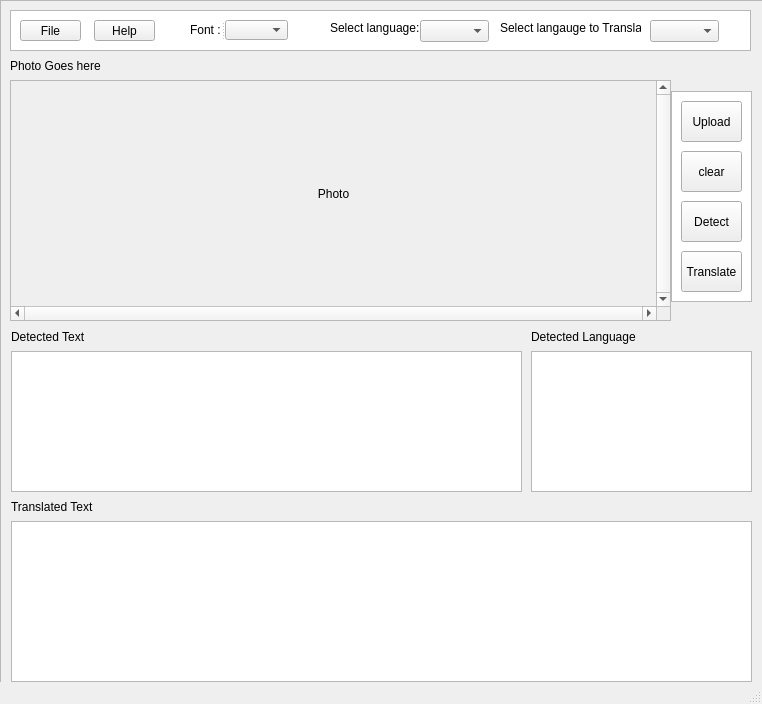
<?xml version="1.0" encoding="UTF-8"?>
<ui version="4.0">
 <class>MainWindow</class>
 <widget class="QMainWindow" name="MainWindow">
  <property name="geometry">
   <rect>
    <x>0</x>
    <y>0</y>
    <width>762</width>
    <height>704</height>
   </rect>
  </property>
  <property name="windowTitle">
   <string>MainWindow</string>
  </property>
  <widget class="QWidget" name="centralwidget">
   <widget class="QListWidget" name="listWidget_2">
    <property name="geometry">
     <rect>
      <x>10</x>
      <y>10</y>
      <width>741</width>
      <height>41</height>
     </rect>
    </property>
   </widget>
   <widget class="QScrollArea" name="scrollArea">
    <property name="geometry">
     <rect>
      <x>10</x>
      <y>80</y>
      <width>661</width>
      <height>241</height>
     </rect>
    </property>
    <property name="verticalScrollBarPolicy">
     <enum>Qt::ScrollBarAlwaysOn</enum>
    </property>
    <property name="horizontalScrollBarPolicy">
     <enum>Qt::ScrollBarAlwaysOn</enum>
    </property>
    <property name="widgetResizable">
     <bool>true</bool>
    </property>
    <widget class="QWidget" name="scrollAreaWidgetContents">
     <property name="geometry">
      <rect>
       <x>0</x>
       <y>0</y>
       <width>642</width>
       <height>222</height>
      </rect>
     </property>
     <layout class="QGridLayout" name="gridLayout">
      <item row="0" column="0">
       <widget class="QLabel" name="label">
        <property name="styleSheet">
         <string notr="true"/>
        </property>
        <property name="text">
         <string>Photo</string>
        </property>
        <property name="alignment">
         <set>Qt::AlignCenter</set>
        </property>
       </widget>
      </item>
     </layout>
    </widget>
   </widget>
   <widget class="QToolButton" name="toolButton">
    <property name="geometry">
     <rect>
      <x>20</x>
      <y>20</y>
      <width>61</width>
      <height>21</height>
     </rect>
    </property>
    <property name="text">
     <string>File</string>
    </property>
   </widget>
   <widget class="QToolButton" name="toolButton_2">
    <property name="geometry">
     <rect>
      <x>94</x>
      <y>20</y>
      <width>61</width>
      <height>21</height>
     </rect>
    </property>
    <property name="text">
     <string>Help</string>
    </property>
   </widget>
   <widget class="QSplitter" name="splitter">
    <property name="geometry">
     <rect>
      <x>190</x>
      <y>20</y>
      <width>98</width>
      <height>20</height>
     </rect>
    </property>
    <property name="orientation">
     <enum>Qt::Horizontal</enum>
    </property>
    <widget class="QLabel" name="label_4">
     <property name="text">
      <string>Font :</string>
     </property>
    </widget>
    <widget class="QComboBox" name="comboBox"/>
   </widget>
   <widget class="QLabel" name="label_5">
    <property name="geometry">
     <rect>
      <x>330</x>
      <y>20</y>
      <width>91</width>
      <height>16</height>
     </rect>
    </property>
    <property name="text">
     <string>Select language:</string>
    </property>
   </widget>
   <widget class="QComboBox" name="comboBox_2">
    <property name="geometry">
     <rect>
      <x>420</x>
      <y>20</y>
      <width>69</width>
      <height>22</height>
     </rect>
    </property>
   </widget>
   <widget class="QComboBox" name="comboBox_3">
    <property name="geometry">
     <rect>
      <x>650</x>
      <y>20</y>
      <width>69</width>
      <height>22</height>
     </rect>
    </property>
   </widget>
   <widget class="QLabel" name="label_6">
    <property name="geometry">
     <rect>
      <x>500</x>
      <y>20</y>
      <width>141</width>
      <height>16</height>
     </rect>
    </property>
    <property name="text">
     <string>Select langauge to Translate:</string>
    </property>
   </widget>
   <widget class="QLabel" name="label_8">
    <property name="geometry">
     <rect>
      <x>10</x>
      <y>50</y>
      <width>151</width>
      <height>31</height>
     </rect>
    </property>
    <property name="styleSheet">
     <string notr="true">font: 87 16pt &quot;Segoe UI&quot;;</string>
    </property>
    <property name="text">
     <string>Photo Goes here</string>
    </property>
   </widget>
   <widget class="QScrollArea" name="scrollArea_2">
    <property name="geometry">
     <rect>
      <x>0</x>
      <y>0</y>
      <width>801</width>
      <height>761</height>
     </rect>
    </property>
    <property name="widgetResizable">
     <bool>true</bool>
    </property>
    <widget class="QWidget" name="scrollAreaWidgetContents_2">
     <property name="geometry">
      <rect>
       <x>0</x>
       <y>0</y>
       <width>799</width>
       <height>759</height>
      </rect>
     </property>
     <widget class="QListWidget" name="listWidget">
      <property name="geometry">
       <rect>
        <x>670</x>
        <y>90</y>
        <width>81</width>
        <height>211</height>
       </rect>
      </property>
     </widget>
     <widget class="QPushButton" name="pushButton">
      <property name="geometry">
       <rect>
        <x>680</x>
        <y>100</y>
        <width>61</width>
        <height>41</height>
       </rect>
      </property>
      <property name="layoutDirection">
       <enum>Qt::LeftToRight</enum>
      </property>
      <property name="text">
       <string>Upload</string>
      </property>
     </widget>
     <widget class="QPushButton" name="pushButton_2">
      <property name="geometry">
       <rect>
        <x>680</x>
        <y>150</y>
        <width>61</width>
        <height>41</height>
       </rect>
      </property>
      <property name="text">
       <string>clear</string>
      </property>
     </widget>
     <widget class="QPushButton" name="pushButton_3">
      <property name="geometry">
       <rect>
        <x>680</x>
        <y>200</y>
        <width>61</width>
        <height>41</height>
       </rect>
      </property>
      <property name="text">
       <string>Detect</string>
      </property>
     </widget>
     <widget class="QPushButton" name="pushButton_4">
      <property name="geometry">
       <rect>
        <x>680</x>
        <y>250</y>
        <width>61</width>
        <height>41</height>
       </rect>
      </property>
      <property name="text">
       <string>Translate</string>
      </property>
     </widget>
     <widget class="QLabel" name="label_3">
      <property name="geometry">
       <rect>
        <x>10</x>
        <y>320</y>
        <width>151</width>
        <height>31</height>
       </rect>
      </property>
      <property name="styleSheet">
       <string notr="true">font: 87 16pt &quot;Segoe UI&quot;;</string>
      </property>
      <property name="text">
       <string>Detected Text</string>
      </property>
     </widget>
     <widget class="QTextBrowser" name="textBrowser_2">
      <property name="geometry">
       <rect>
        <x>10</x>
        <y>350</y>
        <width>511</width>
        <height>141</height>
       </rect>
      </property>
     </widget>
     <widget class="QLabel" name="label_7">
      <property name="geometry">
       <rect>
        <x>530</x>
        <y>320</y>
        <width>181</width>
        <height>31</height>
       </rect>
      </property>
      <property name="styleSheet">
       <string notr="true">font: 87 16pt &quot;Segoe UI&quot;;</string>
      </property>
      <property name="text">
       <string>Detected Language</string>
      </property>
     </widget>
     <widget class="QTextBrowser" name="textBrowser">
      <property name="geometry">
       <rect>
        <x>530</x>
        <y>350</y>
        <width>221</width>
        <height>141</height>
       </rect>
      </property>
      <property name="styleSheet">
       <string notr="true">font: 16pt &quot;MS Shell Dlg 2&quot;;</string>
      </property>
      <property name="html">
       <string>&lt;!DOCTYPE HTML PUBLIC &quot;-//W3C//DTD HTML 4.0//EN&quot; &quot;http://www.w3.org/TR/REC-html40/strict.dtd&quot;&gt;
&lt;html&gt;&lt;head&gt;&lt;meta name=&quot;qrichtext&quot; content=&quot;1&quot; /&gt;&lt;style type=&quot;text/css&quot;&gt;
p, li { white-space: pre-wrap; }
&lt;/style&gt;&lt;/head&gt;&lt;body style=&quot; font-family:'MS Shell Dlg 2'; font-size:16pt; font-weight:400; font-style:normal;&quot;&gt;
&lt;p align=&quot;center&quot; style=&quot;-qt-paragraph-type:empty; margin-top:0px; margin-bottom:0px; margin-left:0px; margin-right:0px; -qt-block-indent:0; text-indent:0px; font-size:8.25pt;&quot;&gt;&lt;br /&gt;&lt;/p&gt;&lt;/body&gt;&lt;/html&gt;</string>
      </property>
     </widget>
     <widget class="QLabel" name="label_2">
      <property name="geometry">
       <rect>
        <x>10</x>
        <y>490</y>
        <width>151</width>
        <height>31</height>
       </rect>
      </property>
      <property name="styleSheet">
       <string notr="true">font: 87 16pt &quot;Segoe UI&quot;;</string>
      </property>
      <property name="text">
       <string>Translated Text</string>
      </property>
     </widget>
     <widget class="QTextBrowser" name="textBrowser_3">
      <property name="geometry">
       <rect>
        <x>10</x>
        <y>520</y>
        <width>741</width>
        <height>161</height>
       </rect>
      </property>
     </widget>
    </widget>
   </widget>
   <zorder>scrollArea_2</zorder>
   <zorder>listWidget_2</zorder>
   <zorder>scrollArea</zorder>
   <zorder>toolButton</zorder>
   <zorder>toolButton_2</zorder>
   <zorder>splitter</zorder>
   <zorder>label_5</zorder>
   <zorder>comboBox_2</zorder>
   <zorder>comboBox_3</zorder>
   <zorder>label_6</zorder>
   <zorder>label_8</zorder>
  </widget>
  <widget class="QStatusBar" name="statusbar"/>
 </widget>
 <resources/>
 <connections/>
</ui>
